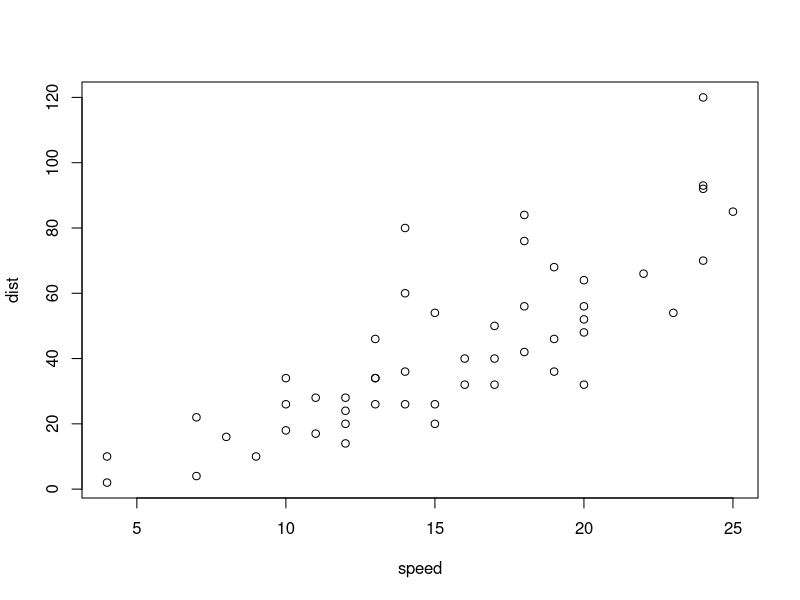
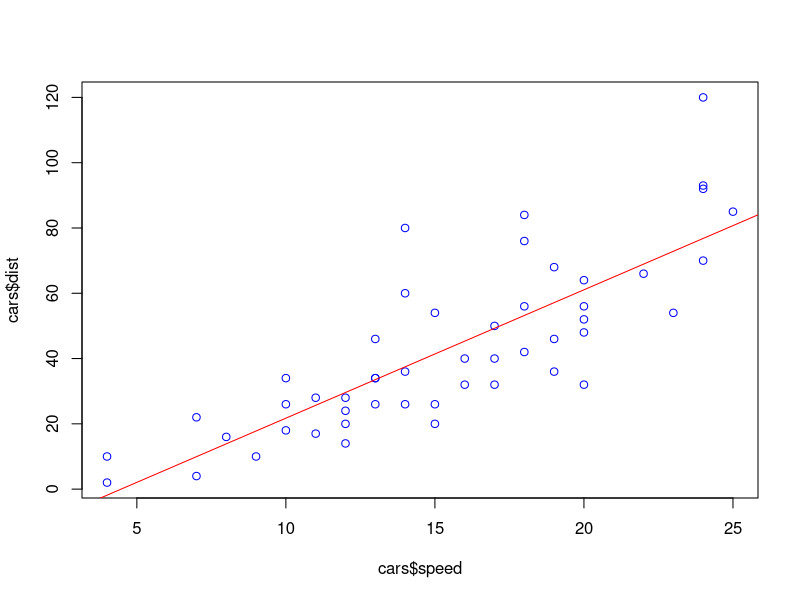
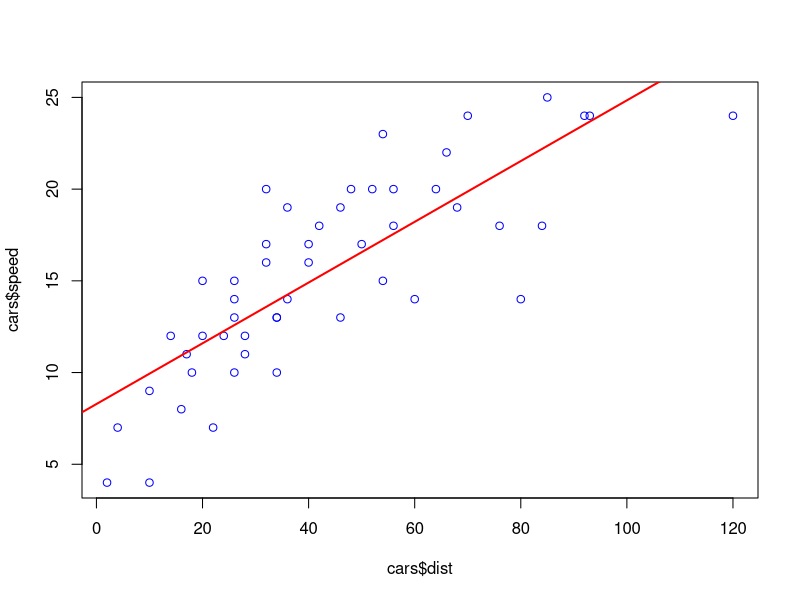
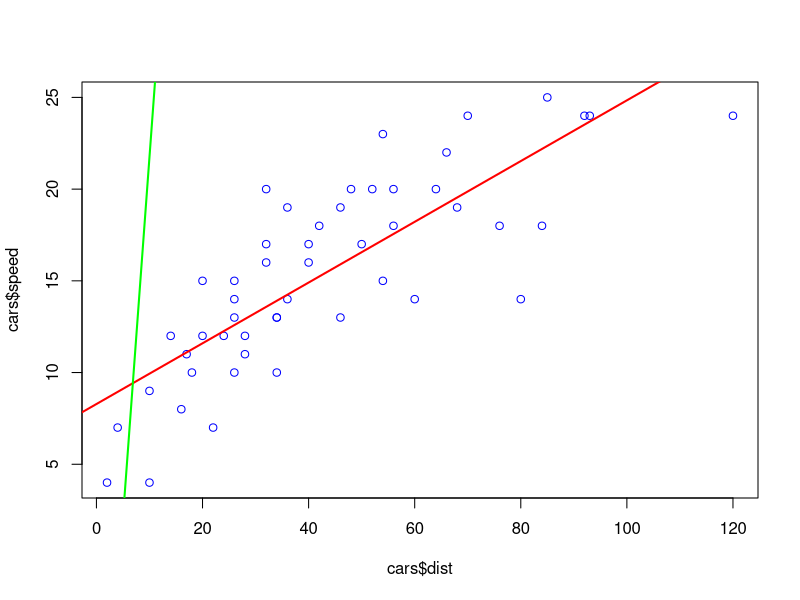

Generate these figures, in order, with R:
## ---- chunk 1

df <- data.frame(
  cars
)

print(cars)

## ---- chunk 2

plot(cars)

## ---- chunk 3

moyenne_vit <- mean(cars$speed)
  
moyenne_dist <- mean(cars$dist)

print(paste('Moyenne vitesse :', moyenne_vit))
print(paste('Moyenne distance :', moyenne_dist))

## ---- chunk 4

#variance_vit =  sum(cars$dist * (cars$speed - moyenne_vit)^2) / sum(cars$dist)
variance_vit = var(cars$dist)

#variance_dist =  sum(cars$speed * (cars$dist - moyenne_dist)^2) / sum(cars$speed)
variance_dist = var(cars$speed)

print(paste('Variance de la vitesse : ', variance_vit))
print(paste('Variance de la distance : ', variance_dist))     
      

## ---- chunk 5

lm_dist_vit <- lm(cars$dist ~ cars$speed, data = cars)

plot(cars$speed, cars$dist, col = "blue")
abline(lm_dist_vit, col = "red") 
## ---- chunk 6


lm_vit_dist <- lm(cars$speed ~ cars$dist, data = cars)

plot(cars$dist, cars$speed, col = "blue")

abline(lm_vit_dist, col = "red", lwd = 2)

## ---- chunk 7

plot(cars$dist, cars$speed, col = "blue")

abline(lm_vit_dist, col = "red", lwd = 2) 

abline(lm_dist_vit, col = "green", lwd = 2) 

## ---- chunk 8


m1 <- coef(lm_dist_vit)[2]  
m2 <- coef(lm_vit_dist)[2]  

tan_theta <- abs((m1 - m2) / (1 + m1 * m2))
theta_radians <- atan(tan_theta)

theta_degrees <- theta_radians * (180 / pi)

theta_degrees

## ---- chunk 9


correlation <- cor(cars$speed, cars$dist)

print(correlation)
